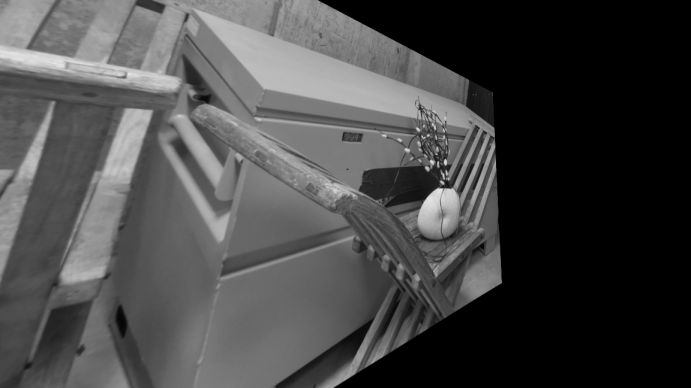
#> input picture Project3/dataset1_imgleft_rectified.png, 691 x 388 px, given in place of im0_oct.png, which was not available
$ python sandy.py
#> lines starting #> are read from the running program, lines starting #| are printed output that depends on the picture; pictures that were not available may be replaced by others from this repository, and a replacement may not be noted
import numpy as np
import cv2
# import matplotlib
# matplotlib.use('Agg')
import argparse
import math
from tqdm import tqdm
import matplotlib.pyplot as plt


def siftFeatures2Array(sift_matches, kp1, kp2):
    matched_pairs = []
    for i, m1 in enumerate(sift_matches):
        pt1 = kp1[m1.queryIdx].pt
        pt2 = kp2[m1.trainIdx].pt
        matched_pairs.append([pt1[0], pt1[1], pt2[0], pt2[1]])
    matched_pairs = np.array(matched_pairs).reshape(-1, 4)
    return matched_pairs

def normalize(uv):

    uv_dash = np.mean(uv, axis=0)
    u_dash ,v_dash = uv_dash[0], uv_dash[1]

    u_cap = uv[:,0] - u_dash
    v_cap = uv[:,1] - v_dash

    s = (2/np.mean(u_cap**2 + v_cap**2))**(0.5)
    T_scale = np.diag([s,s,1])
    T_trans = np.array([[1,0,-u_dash],[0,1,-v_dash],[0,0,1]])
    T = T_scale.dot(T_trans)

    x_ = np.column_stack((uv, np.ones(len(uv))))
    x_norm = (T.dot(x_.T)).T

    return  x_norm, T

def getX(line, y):
    x = -(line[1]*y + line[2])/line[0]
    return x

# [75 lines left out: functions makeImageSizeSame, getEpipolarLines, not called in this run]

def EstimateFundamentalMatrix(feature_matches):
    normalised = True

    x1 = feature_matches[:,0:2]
    x2 = feature_matches[:,2:4]

    if x1.shape[0] > 7:
        if normalised == True:
            x1_norm, T1 = normalize(x1)
            x2_norm, T2 = normalize(x2)
        else:
            x1_norm,x2_norm = x1,x2

        A = np.zeros((len(x1_norm),9))
        for i in range(0, len(x1_norm)):
            x_1,y_1 = x1_norm[i][0], x1_norm[i][1]
            x_2,y_2 = x2_norm[i][0], x2_norm[i][1]
            A[i] = np.array([x_1*x_2, x_2*y_1, x_2, y_2*x_1, y_2*y_1, y_2, x_1, y_1, 1])

        U, S, VT = np.linalg.svd(A, full_matrices=True)
        F = VT.T[:, -1]
        F = F.reshape(3,3)

        u, s, vt = np.linalg.svd(F)
        s = np.diag(s)
        s[2,2] = 0
        F = np.dot(u, np.dot(s, vt))

        if normalised:
            F = np.dot(T2.T, np.dot(F, T1))
        return F

    else:
        return None

def errorF(feature, F):
    x1,x2 = feature[0:2], feature[2:4]
    x1tmp=np.array([x1[0], x1[1], 1]).T
    x2tmp=np.array([x2[0], x2[1], 1])

    error = np.dot(x1tmp, np.dot(F, x2tmp))

    return np.abs(error)

def getInliers(features):
    n_iterations = 1000
    error_thresh = 0.02
    inliers_thresh = 0
    chosen_indices = []
    chosen_f = 0

    for i in range(0, n_iterations):
        indices = []
        #select 8 points randomly
        n_rows = features.shape[0]
        random_indices = np.random.choice(n_rows, size=8)
        features_8 = features[random_indices, :]
        f_8 = EstimateFundamentalMatrix(features_8)
        for j in range(n_rows):
            feature = features[j]
            error = errorF(feature, f_8)
            if error < error_thresh:
                indices.append(j)

        if len(indices) > inliers_thresh:
            inliers_thresh = len(indices)
            chosen_indices = indices
            chosen_f = f_8

    filtered_features = features[chosen_indices, :]
    return chosen_f, filtered_features

def getEssentialMatrix(K1, K2, F):
    E = K2.T.dot(F).dot(K1)
    U,s,V = np.linalg.svd(E)
    s = [1,1,0]
    E_corrected = np.dot(U,np.dot(np.diag(s),V))
    return E_corrected

# [12 lines of commented-out code are left out]

def ExtractCameraPose(E):
    U, S, V_T = np.linalg.svd(E)
    W = np.array([[0, -1, 0], [1, 0, 0], [0, 0, 1]])

    R = []
    C = []
    R.append(np.dot(U, np.dot(W, V_T)))
    R.append(np.dot(U, np.dot(W, V_T)))
    R.append(np.dot(U, np.dot(W.T, V_T)))
    R.append(np.dot(U, np.dot(W.T, V_T)))
    C.append(U[:, 2])
    C.append(-U[:, 2])
    C.append(U[:, 2])
    C.append(-U[:, 2])

    for i in range(4):
        if (np.linalg.det(R[i]) < 0):
            R[i] = -R[i]
            C[i] = -C[i]

    return R, C

# [17 lines left out: function get3DPoints, not called in this run]

def Cheirality_Condition(P_3D,C_,R_3):
    num_positive = 0
    for P in P_3D:
        P = P.reshape(-1,1)
        if R_3.dot(P - C_) > 0 and P[2]>0:
            num_positive+=1
    return num_positive

# [11 lines left out: function Triangulation, not called in this run]

def main():

    # img1 = cv2.imread('im0_cu.png')
    # img2 = cv2.imread('im1_cu.png')

    dataset_number = 2


    if dataset_number == 1:
        K1 = np.array([[1758.23, 0, 977.42],[ 0, 1758.23, 552.15],[ 0, 0, 1]])
        K2 = K1
        baseline=88.39
        f = K1[0,0]
        depth_thresh = 100000
        img1 = cv2.imread('im0_cu.png')
        img2 = cv2.imread('im1_cu.png')
        window = 5

    elif dataset_number == 2:
        K1 = np.array([[1742.11, 0, 804.90],[ 0, 1742.11, 541.22],[ 0, 0, 1]])
        K2 = K1
        baseline=221.76
        f = K1[0,0]
        depth_thresh = 1000000
        img1 = cv2.imread('im0_oct.png')
#> img1 is the input picture: shape (388, 691, 3); min 0, max 233, mean 71.1
        img2 = cv2.imread('im1_oct.png')
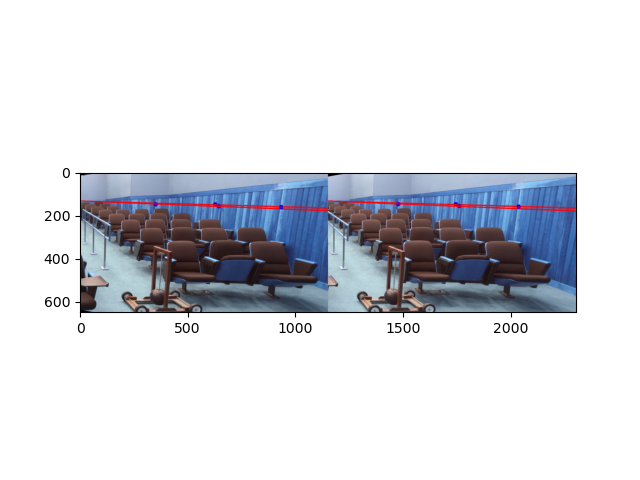
#> input picture Project3/dataet3_epipolarlines.png, 640 x 480 px, given in place of im1_oct.png, which was not available
#> img2 is the input picture: shape (480, 640, 3); mean B, G, R 225.9, 220.7, 218.9
        window = 7

    elif dataset_number == 3:
        K1 = np.array([[1729.05, 0, -364.24],[ 0, 1729.05, 552.22],[ 0, 0, 1]])
        K2 = K1
        baseline=537.75
        f = K1[0,0]
        depth_thresh = 100000
        img1 = cv2.imread('im0_pend.png')
        img2 = cv2.imread('im1_pend.png')
        window = 3

    else:
        print("invalid datset number")
    print('baseline val= ',baseline)

    sift = cv2.SIFT_create()
    image0 = img1
    image1 = img2

    image0_gray = cv2.cvtColor(image0, cv2.COLOR_BGR2GRAY)
    image1_gray = cv2.cvtColor(image1, cv2.COLOR_BGR2GRAY)
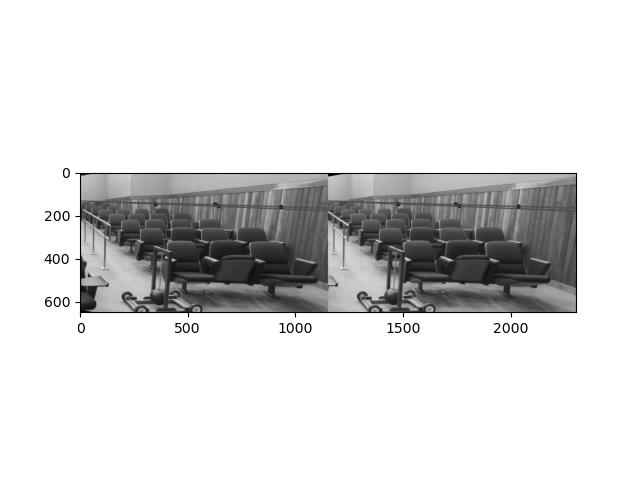
#> image1_gray: shape (480, 640); min 0, max 255, mean 220.8

#------------- CALIBRATION ----------------------
    image0_rgb = cv2.cvtColor(image0, cv2.COLOR_BGR2RGB)
    image1_rgb = cv2.cvtColor(image1, cv2.COLOR_BGR2RGB)
    print("Finding matches")
    kp1, des1 = sift.detectAndCompute(image0_gray, None)
#> kp1 = 510 keypoints; strongest (x, y, size): (442, 183, 2.5), (427, 168, 2.8), (432, 162, 3.1), (437, 208, 26)
    kp2, des2 = sift.detectAndCompute(image1_gray, None)
#> kp2 = 704 keypoints; strongest (x, y, size): (330, 174, 2.7), (81, 174, 2.1), (50, 260, 1.9), (488, 253, 104.1)

    bf = cv2.BFMatcher()
    matches = bf.match(des1,des2)
#> matches = 510 matches
    matches = sorted(matches, key = lambda x :x.distance)
    chosen_matches = matches[0:100]
#> chosen_matches = 100 matches

    matched_image = cv2.drawMatches(image0_rgb,kp1,image1_rgb,kp2,matches[:100],None,flags=cv2.DrawMatchesFlags_NOT_DRAW_SINGLE_POINTS)
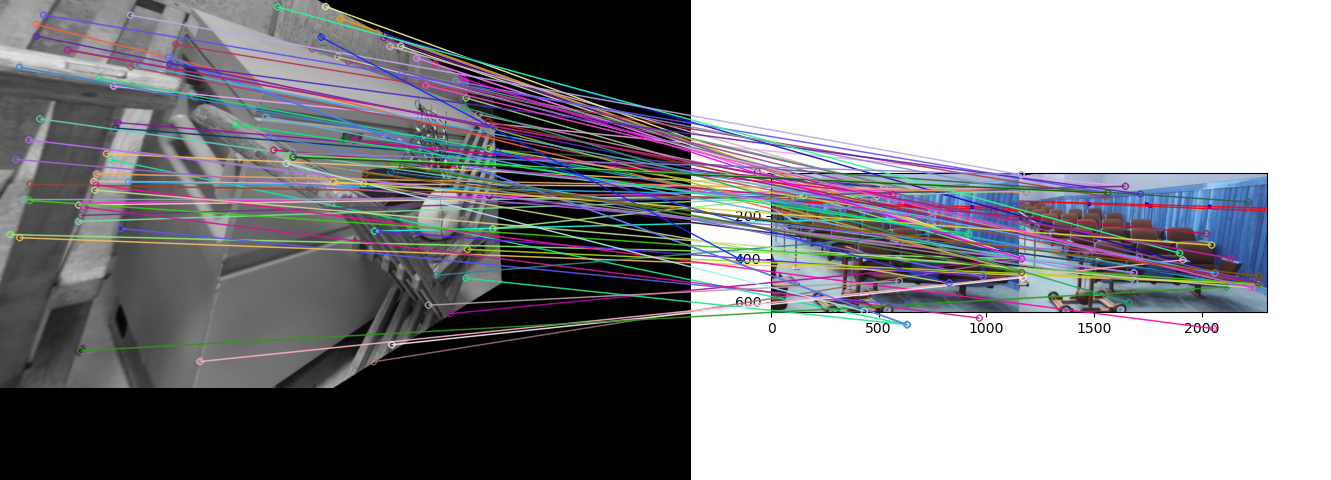
#> matched_image: shape (480, 1331, 3); mean R, G, B 140.4, 140.1, 144
    # plt.imshow(matched_image)
    # plt.savefig('curule_matched_image.png')
    # cv2.imshow('s', matched_image)
    print('draw matches plot done')

    matched_pairs = siftFeatures2Array(chosen_matches, kp1, kp2)
#> the loop in siftFeatures2Array, `for i, m1 in enumerate(sift_matches):` made 100 passes
#> (pt1, pt2) on passes 1 to 12: ((113.2, 85.68), (433.8, 185.8)), ((354.3, 24.56), (330.1, 258.2)), ((383.4, 37.47), (330.1, 258.2)), ((434.6, 63.33), (329.8, 258)), ((9.92, 234), (330.1, 258.2)), ((376.9, 32.51), (330.1, 258.2)), ((374, 230.7), (240.5, 217.1)), ((135.8, 151.3), (330.1, 258.2)), ((400.2, 45.51), (329.8, 258)), ((98.4, 77.74), (560.1, 287.4)), ((339.8, 17.92), (330.1, 258.2)), ((110, 159), (215.6, 324.2))
#> after the loop in siftFeatures2Array, `for i, m1 in enumerate(sift_matches):`: matched_pairs = 100 items, first 6: [113.2, 85.68, 433.8, 185.8], [354.3, 24.56, 330.1, 258.2], [383.4, 37.47, 330.1, 258.2], [434.6, 63.33, 329.8, 258], [9.92, 234, 330.1, 258.2], [376.9, 32.51, 330.1, 258.2]
#> in siftFeatures2Array, `matched_pairs = np.array(matched_pairs).reshape(-1, 4)`: matched_pairs = 100 rows, first 6: [113.2, 85.68, 433.8, 185.8], [354.3, 24.56, 330.1, 258.2], [383.4, 37.47, 330.1, 258.2], [434.6, 63.33, 329.8, 258], [9.92, 234, 330.1, 258.2], [376.9, 32.51, 330.1, 258.2]
    print("Estimating F and E matrix \n")
    F_best, matched_pairs_inliers = getInliers(matched_pairs)
#> the loop in getInliers, `for i in range(0, n_iterations):` made 1000 passes
#> T1 in EstimateFundamentalMatrix on pass 1: [[0.00918, 0, -1.21], [0, 0.00918, -1.76], [0, 0, 1]]
#> T1 in EstimateFundamentalMatrix on pass 2: [[0.0111, 0, -2.31], [0, 0.0111, -1.59], [0, 0, 1]]

    # matched_img_1 = drawLines(image0, lines, pts)

    E = getEssentialMatrix(K1, K2, F_best)

    print("For DATASET", dataset_number  ,"\n")
    # print('The Funndamental Matrix: \n',F_best,'\n')
    # print('The Essential Matrix: \n', E,'\n')

    R2_, C2_ = ExtractCameraPose(E)
    # pts3D_4 = get3DPoints(K1, K2, matched_pairs_inliers, R2, C2)

    # print('The Rotation Matrix: ', R2,'\n')
    # print('The Translation Matrix: ',C2, '\n')
    Pts_3D = []
    R1  = np.identity(3)
    C1  = np.zeros((3, 1))
    I = np.identity(3)


    for i in range(len(R2_)):
        R2 =  R2_[i]
        C2 =   C2_[i].reshape(3,1)
        ProjectionM_left = np.dot(K1, np.dot(R1, np.hstack((I, -C1.reshape(3,1)))))
        ProjectionM_right = np.dot(K2, np.dot(R2, np.hstack((I, -C2.reshape(3,1)))))

        for xL,xR in zip(matched_pairs_inliers[:,0:2], matched_pairs_inliers[:,2:4]):
            # pts_3d = Triangulation(ProjectionM_left, ProjectionM_right, np.float32(xL), np.float32(xR) )
            pts_3d = cv2.triangulatePoints(ProjectionM_left, ProjectionM_right, np.float32(xL), np.float32(xR))
            pts_3d = np.array(pts_3d)
            pts_3d = pts_3d[0:3,0]
            Pts_3D.append(pts_3d)
#> this loop made 4 passes


    best_i = 0
    max_Positive = 0

    for i in range(len(R2_)):
        R_, C_ = R2_[i],  C2_[i].reshape(-1,1)
        R_3 = R_[2].reshape(1,-1)
        num_Positive = Cheirality_Condition(Pts_3D,C_,R_3)

        if num_Positive > max_Positive:
            best_i = i
            max_Positive = num_Positive

    R_Config, C_Config, P3D = R2_[best_i], C2_[best_i], Pts_3D[best_i]

    # print(" Rotation Matrix of Camera Pose: \n",R_Config,'\n')
    # print("Translation Matrix of Camera Pose: \n", C_Config)

#---------------- RECTIFICATION --------------------------

    set1,set2= matched_pairs_inliers[:,0:2], matched_pairs_inliers[:,2:4]

    #lines1, lines2 = getEpipolarLines(set1, set2, F_best, image0, image1, "COPYepi_polar_lines_" + str(dataset_number)+ ".png", False)

    h1, w1 = image0.shape[:2]
    h2, w2 = image1.shape[:2]
#> (the run stopped early here; a loop or call above may not have finished)
